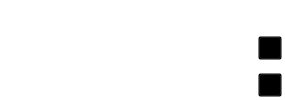
<?xml version="1.0" encoding="UTF-8"?>
<ui version="4.0">
 <class>MVListWidget</class>
 <widget class="QWidget" name="MVListWidget">
  <property name="geometry">
   <rect>
    <x>0</x>
    <y>0</y>
    <width>285</width>
    <height>100</height>
   </rect>
  </property>
  <property name="minimumSize">
   <size>
    <width>285</width>
    <height>100</height>
   </size>
  </property>
  <property name="maximumSize">
   <size>
    <width>285</width>
    <height>113</height>
   </size>
  </property>
  <property name="windowTitle">
   <string>Form</string>
  </property>
  <property name="styleSheet">
   <string notr="true">background-color: transparent;</string>
  </property>
  <layout class="QVBoxLayout" name="verticalLayout_2">
   <property name="spacing">
    <number>1</number>
   </property>
   <property name="leftMargin">
    <number>3</number>
   </property>
   <property name="topMargin">
    <number>3</number>
   </property>
   <property name="rightMargin">
    <number>3</number>
   </property>
   <property name="bottomMargin">
    <number>3</number>
   </property>
   <item>
    <layout class="QHBoxLayout" name="horizontalLayout">
     <item>
      <widget class="QLabel" name="lbl_type">
       <property name="minimumSize">
        <size>
         <width>32</width>
         <height>32</height>
        </size>
       </property>
       <property name="maximumSize">
        <size>
         <width>32</width>
         <height>32</height>
        </size>
       </property>
       <property name="text">
        <string/>
       </property>
       <property name="pixmap">
        <pixmap resource="../../res/icons.qrc">:/icons/mv_ocr.png</pixmap>
       </property>
       <property name="scaledContents">
        <bool>true</bool>
       </property>
      </widget>
     </item>
     <item>
      <widget class="QLabel" name="lbl_name">
       <property name="font">
        <font>
         <pointsize>12</pointsize>
         <weight>75</weight>
         <bold>true</bold>
        </font>
       </property>
       <property name="text">
        <string/>
       </property>
      </widget>
     </item>
    </layout>
   </item>
   <item>
    <layout class="QHBoxLayout" name="horizontalLayout_2">
     <property name="spacing">
      <number>0</number>
     </property>
     <item>
      <widget class="QPlainTextEdit" name="lbl_result">
       <property name="enabled">
        <bool>false</bool>
       </property>
       <property name="focusPolicy">
        <enum>Qt::NoFocus</enum>
       </property>
       <property name="verticalScrollBarPolicy">
        <enum>Qt::ScrollBarAlwaysOff</enum>
       </property>
       <property name="horizontalScrollBarPolicy">
        <enum>Qt::ScrollBarAlwaysOff</enum>
       </property>
       <property name="textInteractionFlags">
        <set>Qt::NoTextInteraction</set>
       </property>
      </widget>
     </item>
     <item>
      <layout class="QVBoxLayout" name="verticalLayout">
       <property name="spacing">
        <number>0</number>
       </property>
       <item>
        <widget class="ButtonBeR" name="btn_up">
         <property name="enabled">
          <bool>true</bool>
         </property>
         <property name="minimumSize">
          <size>
           <width>24</width>
           <height>24</height>
          </size>
         </property>
         <property name="maximumSize">
          <size>
           <width>24</width>
           <height>24</height>
          </size>
         </property>
         <property name="font">
          <font>
           <pointsize>16</pointsize>
          </font>
         </property>
         <property name="autoFillBackground">
          <bool>false</bool>
         </property>
         <property name="text">
          <string/>
         </property>
         <property name="icon">
          <iconset resource="../../res/icons.qrc">
           <normaloff>:/icons/arrow-3-up_0.png</normaloff>:/icons/arrow-3-up_0.png</iconset>
         </property>
         <property name="iconSize">
          <size>
           <width>12</width>
           <height>12</height>
          </size>
         </property>
         <property name="autoRepeat">
          <bool>true</bool>
         </property>
         <property name="bgIcon">
          <iconset resource="../../res/icons.qrc">
           <normaloff>:/icons/bt-blank.png</normaloff>
           <normalon>:/icons/bt-blank_pressed.png</normalon>:/icons/bt-blank.png</iconset>
         </property>
         <property name="bgIconSize">
          <size>
           <width>24</width>
           <height>24</height>
          </size>
         </property>
        </widget>
       </item>
       <item>
        <spacer name="verticalSpacer">
         <property name="orientation">
          <enum>Qt::Vertical</enum>
         </property>
         <property name="sizeHint" stdset="0">
          <size>
           <width>20</width>
           <height>18</height>
          </size>
         </property>
        </spacer>
       </item>
       <item>
        <widget class="ButtonBeR" name="btn_dn">
         <property name="enabled">
          <bool>true</bool>
         </property>
         <property name="minimumSize">
          <size>
           <width>24</width>
           <height>24</height>
          </size>
         </property>
         <property name="maximumSize">
          <size>
           <width>24</width>
           <height>24</height>
          </size>
         </property>
         <property name="font">
          <font>
           <pointsize>16</pointsize>
          </font>
         </property>
         <property name="autoFillBackground">
          <bool>false</bool>
         </property>
         <property name="text">
          <string/>
         </property>
         <property name="icon">
          <iconset resource="../../res/icons.qrc">
           <normaloff>:/icons/arrow-3-down_0.png</normaloff>:/icons/arrow-3-down_0.png</iconset>
         </property>
         <property name="iconSize">
          <size>
           <width>12</width>
           <height>12</height>
          </size>
         </property>
         <property name="autoRepeat">
          <bool>true</bool>
         </property>
         <property name="bgIcon">
          <iconset resource="../../res/icons.qrc">
           <normaloff>:/icons/bt-blank.png</normaloff>
           <normalon>:/icons/bt-blank_pressed.png</normalon>:/icons/bt-blank.png</iconset>
         </property>
         <property name="bgIconSize">
          <size>
           <width>24</width>
           <height>24</height>
          </size>
         </property>
        </widget>
       </item>
      </layout>
     </item>
    </layout>
   </item>
  </layout>
 </widget>
 <customwidgets>
  <customwidget>
   <class>ButtonBeR</class>
   <extends>QPushButton</extends>
   <header>buttonber.h</header>
  </customwidget>
 </customwidgets>
 <resources>
  <include location="../../res/icons.qrc"/>
 </resources>
 <connections/>
</ui>
